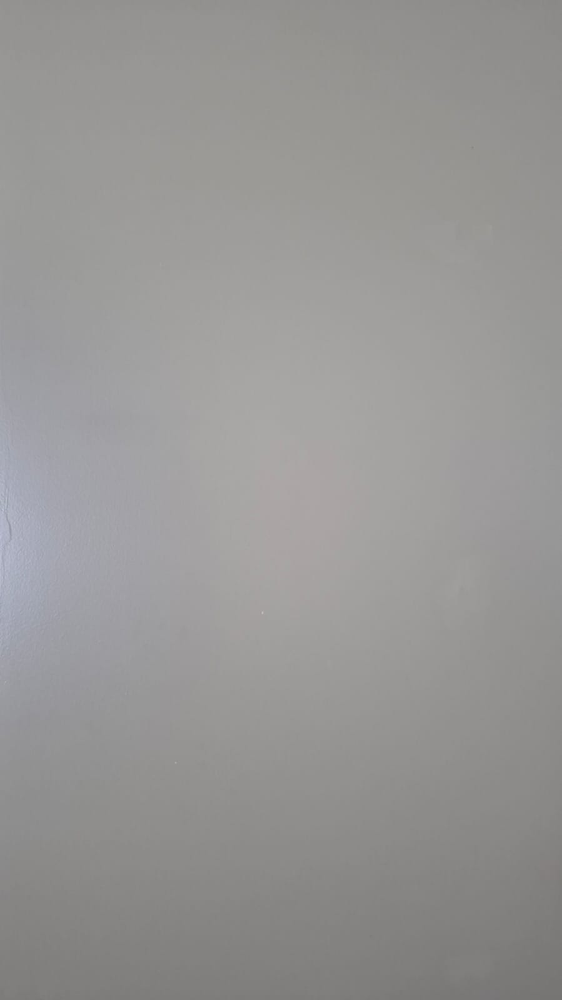
#> input picture data/images/background.png, 562 x 1000 px, shrunk from 900 x 1600 before the run, found by its file name
$ python projecte.py
#> lines starting #> are read from the running program, lines starting #| are printed output that depends on the picture
import matplotlib.pyplot as plt
import cv2

IMG_PATH_BACKGROUND = 'images/background.png'
IMG_PATH_THUMB = 'images/thumb.png'
img_bg = cv2.imread(IMG_PATH_BACKGROUND)
#> img_bg is the input picture: shape (1000, 562, 3); mean B, G, R 149.2, 150.2, 151.1
img_thumb = cv2.imread(IMG_PATH_THUMB)
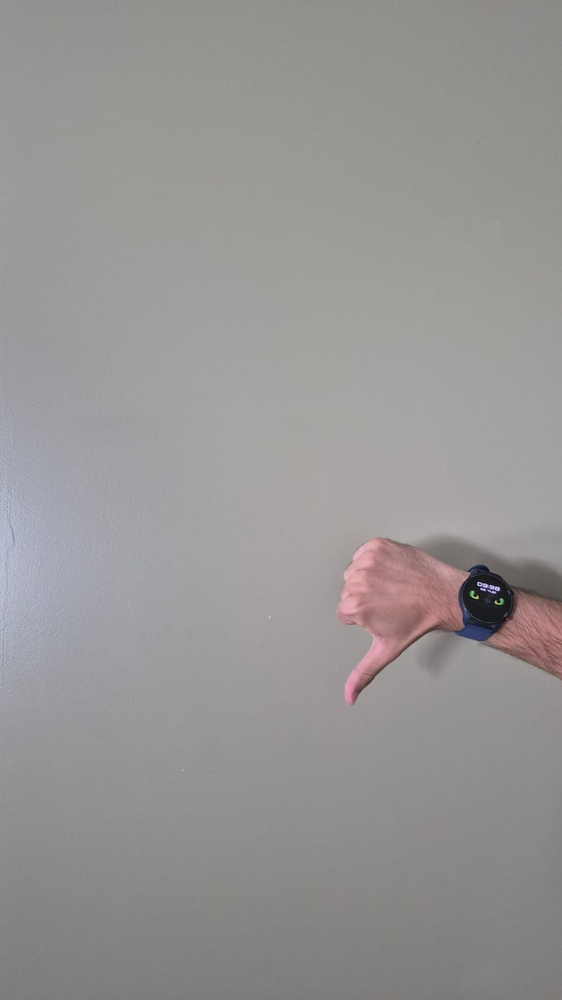
#> input picture data/images/thumb.png, 562 x 1000 px, shrunk from 900 x 1600 before the run, found by its file name
#> img_thumb is the input picture: shape (1000, 562, 3); mean B, G, R 148.1, 149.2, 151.4

img_bg_gray = cv2.cvtColor(img_bg, cv2.COLOR_BGR2GRAY)
img_thumb_gray = cv2.cvtColor(img_thumb, cv2.COLOR_BGR2GRAY)
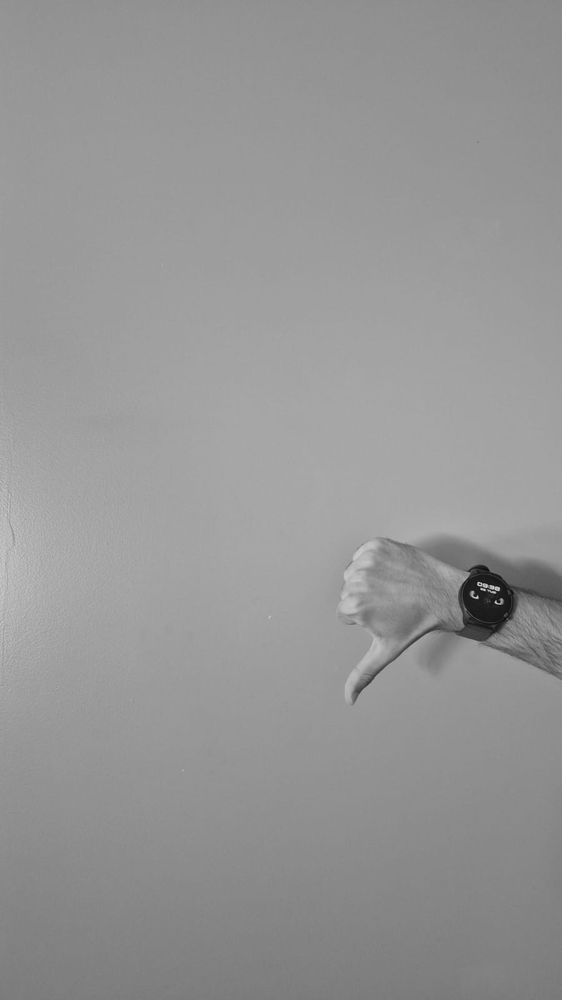
#> img_thumb_gray: shape (1000, 562); min 11, max 211, mean 149.7

img_bg_gray = cv2.GaussianBlur(img_bg_gray, (5, 5), 0)
img_thumb_gray = cv2.GaussianBlur(img_thumb_gray, (5, 5), 0)
img_substract = cv2.absdiff(img_bg_gray, img_thumb_gray)
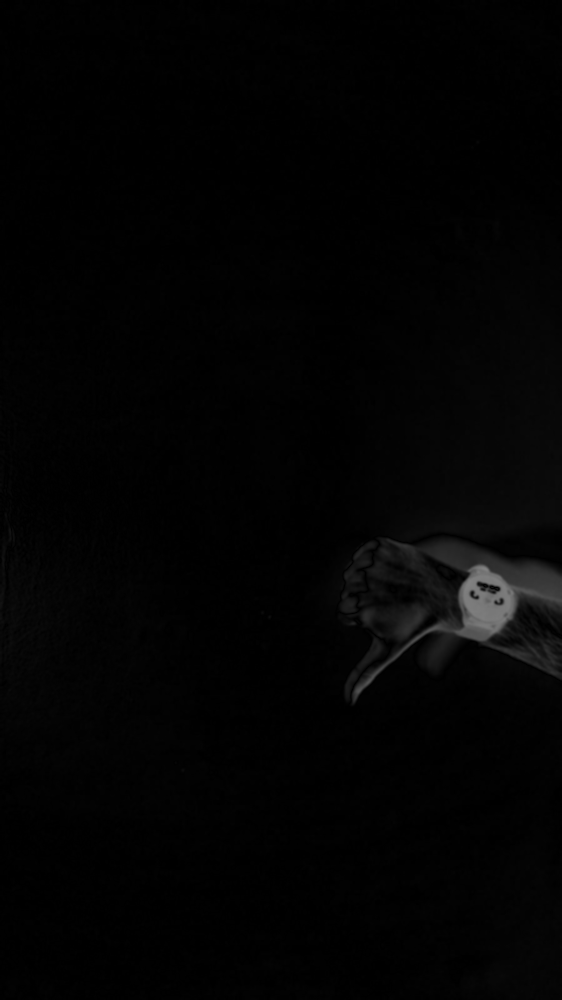
#> img_substract: shape (1000, 562); min 0, max 130, mean 3

#OTSU THRESHOLD
img_thresh = cv2.threshold(img_substract, 0, 255, cv2.THRESH_BINARY + cv2.THRESH_OTSU)

plt.imshow(img_thresh[1], cmap='gray')
plt.title('Otsu Thresholding')
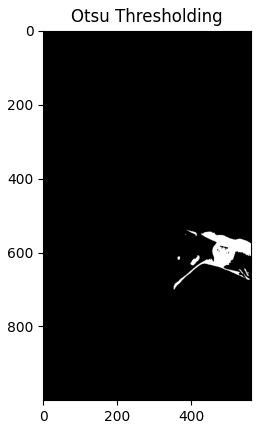
#> figure drawn by matplotlib, 1 panel
